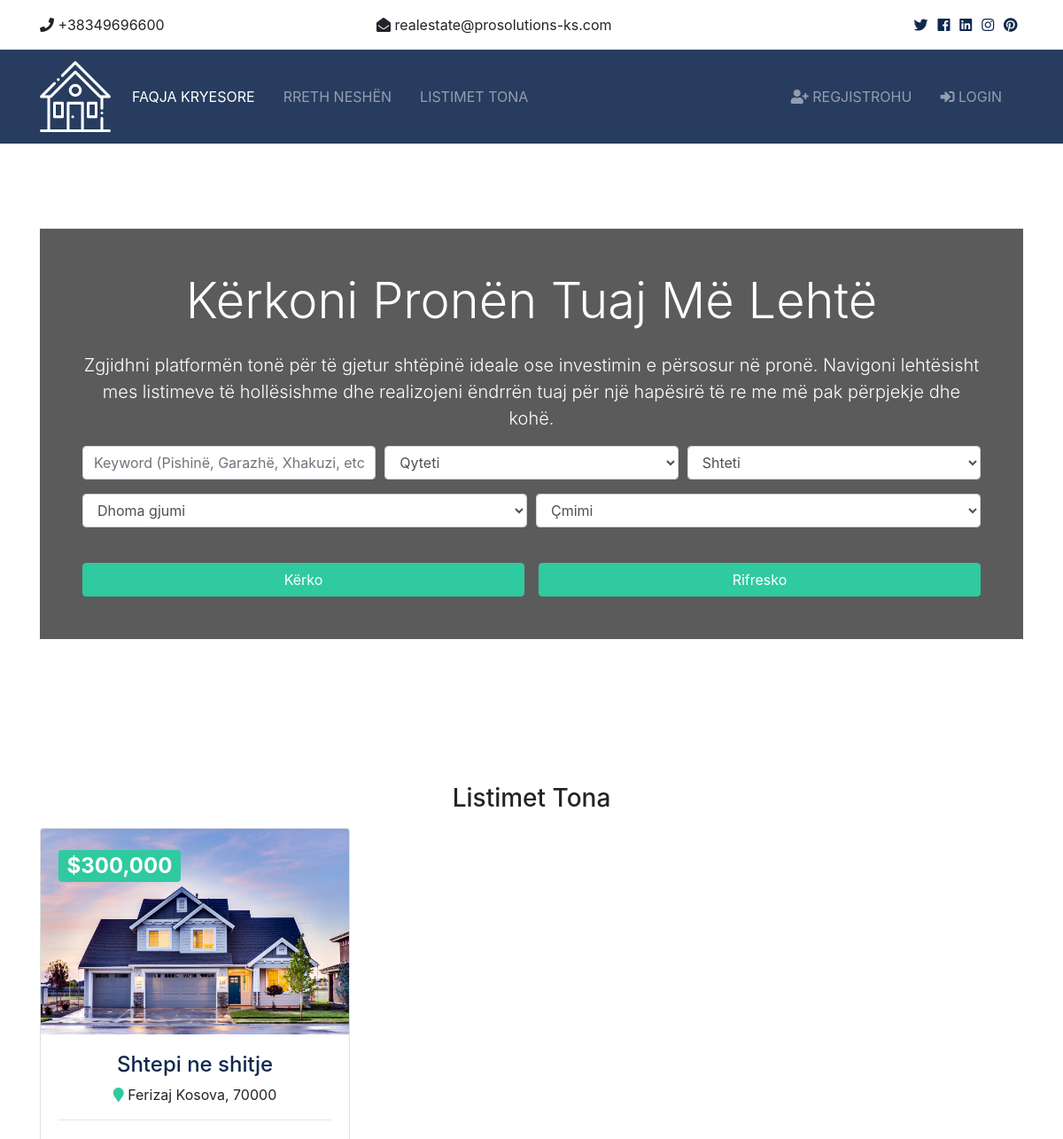
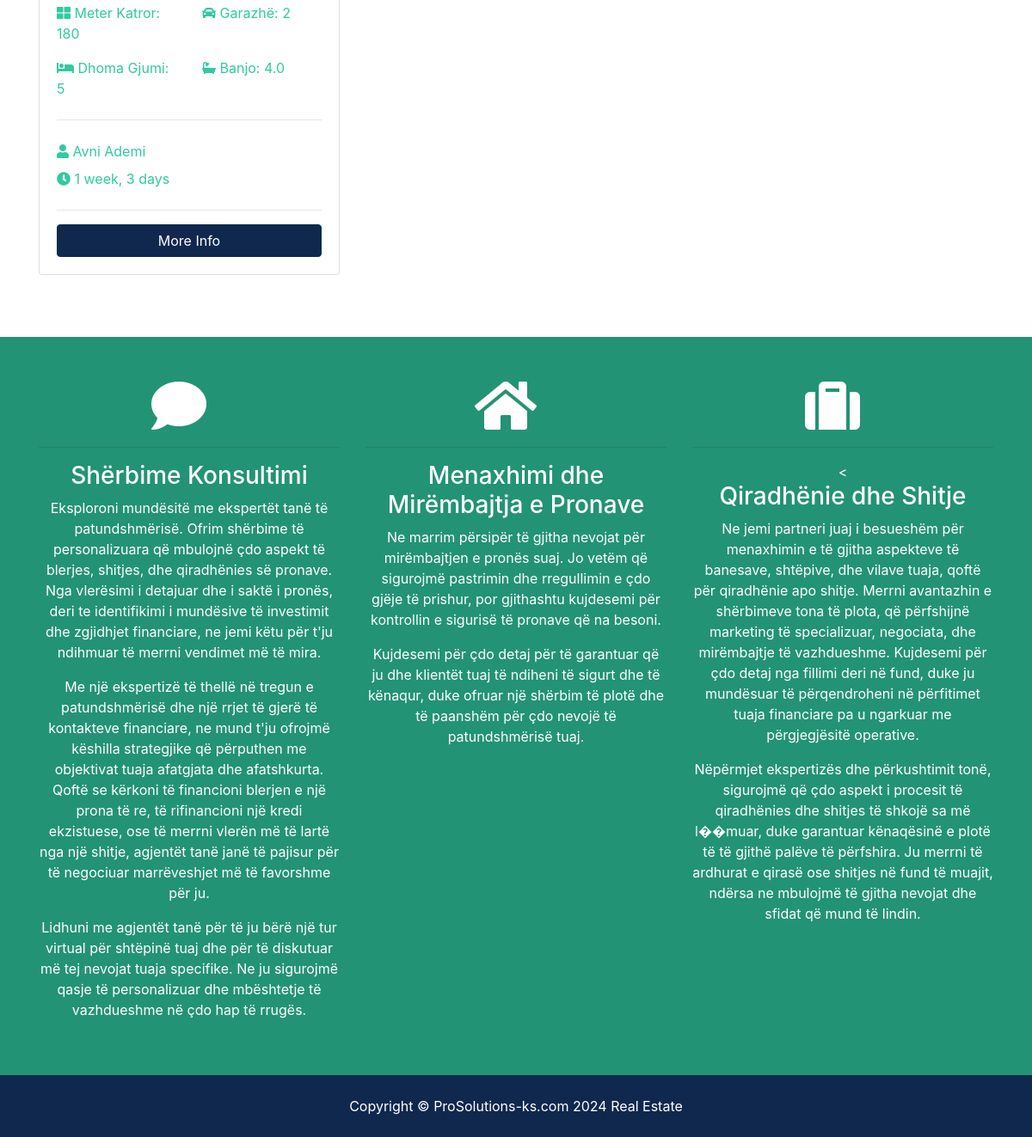
The page / on the database its author committed (2 pictures, top to bottom).
### listings/models.py (models this page shows, shortened)
class Listing(models.Model):
  realtor = models.ForeignKey(Realtor, on_delete=models.DO_NOTHING)
  title = models.CharField(max_length=200)
  address = models.CharField(max_length=200)
  city = models.CharField(max_length=100)
  state = models.CharField(max_length=100)
  zipcode = models.CharField(max_length=20)
  type = models.CharField(max_length=100, default='Shtepi') #default
  description = models.TextField(blank=True)
  price = models.IntegerField()
  bedrooms = models.IntegerField()
  bathrooms = models.DecimalField(max_digits=2, decimal_places=1)
  garage = models.IntegerField(default=0)
  sqft = models.IntegerField()
  lot_size = models.DecimalField(max_digits=5, decimal_places=1)
  photo_main = models.ImageField(upload_to='photos/%Y/%m/%d/')
  photo_1 = models.ImageField(upload_to='photos/%Y/%m/%d/', blank=True)
  photo_2 = models.ImageField(upload_to='photos/%Y/%m/%d/', blank=True)
  photo_3 = models.ImageField(upload_to='photos/%Y/%m/%d/', blank=True)
  photo_4 = models.ImageField(upload_to='photos/%Y/%m/%d/', blank=True)
  photo_5 = models.ImageField(upload_to='photos/%Y/%m/%d/', blank=True)
  photo_6 = models.ImageField(upload_to='photos/%Y/%m/%d/', blank=True)
  is_published = models.BooleanField(default=True)
  list_date = models.DateTimeField(default=datetime.now, blank=True)

### realtors/models.py (models this page shows)
class Realtor(models.Model):
  name = models.CharField(max_length=200)
  photo = models.ImageField(upload_to='photos/%Y/%m/%d/')
  description = models.TextField(blank=True)
  phone = models.CharField(max_length=20)
  email = models.CharField(max_length=50)
  is_mvp = models.BooleanField(default=False)
  hire_date = models.DateTimeField(default=datetime.now, blank=True)
  def __str__(self):
    return self.name

### pages/views.py (the view)
# urls.py: path('', views.index, name='listings'),
def index(request):
    listings = Listing.objects.order_by('-list_date').filter(is_published=True)[:3]
    context = {
        'listings': listings,
        'state_choices': state_choices,
        'bedroom_choices': bedroom_choices,
        'price_choices': price_choices,
        'cities_choices': cities_choices
    }
    return render(request, 'pages/index.html', context)

### templates/pages/index.html (shortened to what this page needs)
{% extends 'base.html' %}
{% load humanize %}
{% block content %}
<section id="showcase">
    <div class="container text-center">
      <div class="home-search p-5">
        <div class="overlay p-5">
          <h1 class="display-4 mb-4">
            Kërkoni Pronën Tuaj Më Lehtë
          </h1>
          <p class="lead">Zgjidhni platformën tonë për të gjetur shtëpinë ideale ose investimin e përsosur në pronë. Navigoni lehtësisht mes listimeve të hollësishme dhe realizojeni ëndrrën tuaj për një hapësirë të re me më pak përpjekje dhe kohë.</p>
          <div class="search">
            <form action="{% url 'search' %}">
              <div class="form-row">
                <div class="col-md-4 mb-3">
                  <input type="text" name="keywords" class="form-control" placeholder="Keyword (Pishinë, Garazhë, Xhakuzi, etc)">
                </div>
                <div class="col-md-4 mb-3">
                  <select name="city" class="form-control">
                    <option selected="false" disabled="disabled">Qyteti</option>
                  </select>
                </div>
                <div class="col-md-4 mb-3">
                  <select name="state" class="form-control">
                    <option selected="false" disabled="enabled">Shteti</option>
                  </select>
                </div>
              </div>
              <div class="form-row">
                <div class="col-md-6 mb-3">
                  <select name="bedrooms" class="form-control">
                    <option selected="true" disabled="disabled">Dhoma gjumi</option>
                  </select>
                </div>
                <div class="col-md-6 mb-3">
                  <select name="price" class="form-control" id="type">
                    <option selected="true" disabled="disabled">Çmimi</option>
                  </select>
                </div>
              </div>
                <div style="display: flex; justify-content: space-between; align-items: center;">
                  <button class="btn btn-secondary btn-block mt-4 mr-3" type="submit">Kërko</button>
                  <button class="btn btn-secondary btn-block mt-4" type="reset">Rifresko</button>
                </div>
            </form>
          </div>
        </div>
      </div>
    </div>
  </section>
<br>
  <section id="listings" class="py-5">
    <div class="container">
      <h3 class="text-center mb-3">Listimet Tona</h3>
      <div class="row">
        {% if listings %}
          {% for listing in listings %}
            <div class="col-md-6 col-lg-4 mb-4">
              <div class="card listing-preview">
                <img class="card-img-top" src="{{ listing.photo_main.url }}" alt="">
                <div class="card-img-overlay">
                  <h2>
                    <span class="badge badge-secondary text-white">${{ listing.price | intcomma }}</span>
                  </h2>
                </div>
                <div class="card-body">
                  <div class="listing-heading text-center">
                    <h4 class="text-primary">{{ listing.title }}</h4>
                    <p>
                      <i class="fas fa-map-marker text-secondary"></i> {{ listing.city }} {{ listing.state }}, {{ listing.zipcode }}</p>
                  </div>
                  <hr>
                  <div class="row py-2 text-secondary">
                    <div class="col-6">
                      <i class="fas fa-th-large"></i> Meter Katror: {{ listing.sqft }}</div>
                    <div class="col-6">
                      <i class="fas fa-car"></i> Garazhë: {{ listing.garage }}</div>
                  </div>
                  <div class="row py-2 text-secondary">
                    <div class="col-6">
                      <i class="fas fa-bed"></i> Dhoma Gjumi: {{ listing.bedrooms }}</div>
                    <div class="col-6">
                      <i class="fas fa-bath"></i> Banjo: {{ listing.bathrooms }}</div>
                  </div>
                  <hr>
                  <div class="row py-2 text-secondary">
                    <div class="col-6">
                      <i class="fas fa-user"></i> {{ listing.realtor }}</div>
                  </div>
                  <div class="row text-secondary pb-2">
                    <div class="col-6">
                      <i class="fas fa-clock"></i> {{ listing.list_date | timesince }}</div>
                  </div>
                  <hr>
                  <a href="{% url 'listing' listing.id %}" class="btn btn-primary btn-block">More Info</a>
                </div>
              </div>
            </div>
          {% endfor %}
        {% else %}
          <div class="col-md-12">
            <p>Nuk ka listimet</p>
          </div>
        {% endif %}
      </div>
    </div>
  </section>
  <section id="services" class="py-5 bg-secondary text-white">
    <div class="container">
      <div class="row text-center">
        <div class="col-md-4">
          <i class="fas fa-comment fa-4x mr-4"></i>
          <hr>
          <h3>Shërbime Konsultimi</h3>
          <p>Eksploroni mundësitë me ekspertët tanë të patundshmërisë. Ofrim shërbime të personalizuara që mbulojnë çdo aspekt të blerjes, shitjes, dhe qiradhënies së pronave.
            Nga vlerësimi i detajuar dhe i saktë i pronës, deri te identifikimi i mundësive të investimit dhe zgjidhjet financiare, ne jemi këtu për t'ju ndihmuar të merrni vendimet më të mira.</p>
          <p>Me një ekspertizë të thellë në tregun e patundshmërisë dhe një rrjet të gjerë të kontakteve financiare, ne mund t'ju ofrojmë këshilla strategjike që përputhen me objektivat tuaja afatgjata dhe afatshkurta.
            Qoftë se kërkoni të financioni blerjen e një prona të re, të rifinancioni një kredi ekzistuese, ose të merrni vlerën më të lartë nga një shitje, agjentët tanë janë të pajisur për të negociuar marrëveshjet më të favorshme për ju.</p>
          <p>Lidhuni me agjentët tanë për të ju bërë një tur virtual për shtëpinë tuaj dhe për të diskutuar më tej nevojat tuaja specifike.
            Ne ju sigurojmë qasje të personalizuar dhe mbështetje të vazhdueshme në çdo hap të rrugës.</p>
        </div>
        <div class="col-md-4">
          <i class="fas fa-home fa-4x mr-4"></i>
          <hr>
          <h3>Menaxhimi dhe Mirëmbajtja e Pronave</h3>
            <p>Ne marrim përsipër të gjitha nevojat për mirëmbajtjen e pronës suaj. Jo vetëm që sigurojmë pastrimin dhe rregullimin e çdo gjëje të prishur, por gjithashtu kujdesemi për kontrollin e sigurisë të pronave që na besoni.</p>
              <p>Kujdesemi për çdo detaj për të garantuar që ju dhe klientët tuaj të ndiheni të sigurt dhe të kënaqur, duke ofruar një shërbim të plotë dhe të paanshëm për çdo nevojë të patundshmërisë tuaj.</p>
        </div>
        <div class="col-md-4">
          <i class="fas fa-suitcase fa-4x mr-4"></i>
          <hr>
          <<h3>Qiradhënie dhe Shitje</h3>
          <p>Ne jemi partneri juaj i besueshëm për menaxhimin e të gjitha aspekteve të banesave, shtëpive, dhe vilave tuaja, qoftë për qiradhënie apo shitje.
            Merrni avantazhin e shërbimeve tona të plota, që përfshijnë marketing të specializuar, negociata, dhe mirëmbajtje të vazhdueshme.
            Kujdesemi për çdo detaj nga fillimi deri në fund, duke ju mundësuar të përqendroheni në përfitimet tuaja financiare pa u ngarkuar me përgjegjësitë operative.</p>
          <p>Nëpërmjet ekspertizës dhe përkushtimit tonë, sigurojmë që çdo aspekt i procesit të qiradhënies dhe shitjes të shkojë sa më l��muar, duke garantuar kënaqësinë e plotë të të gjithë palëve të përfshira.
              Ju merrni të ardhurat e qirasë ose shitjes në fund të muajit, ndërsa ne mbulojmë të gjitha nevojat dhe sfidat që mund të lindin.</p>
        </div>
      </div>
    </div>
  </section>
{% endblock %}

### realestate/static/css/all.css (style rules this page uses)
.fa, .fas, .far, .fal, .fab { -moz-osx-font-smoothing: grayscale; -webkit-font-smoothing: antialiased; display: inline-block; font-style: normal; font-variant: normal; text-rendering: auto; line-height: 1; }
.fa-4x { font-size: 4em; }
.fa-bath:before { content: "\f2cd"; }
.fa-bed:before { content: "\f236"; }
.fa-car:before { content: "\f1b9"; }
.fa-clock:before { content: "\f017"; }
.fa-comment:before { content: "\f075"; }
.fa-home:before { content: "\f015"; }
.fa-map-marker:before { content: "\f041"; }
.fa-suitcase:before { content: "\f0f2"; }
.fa-th-large:before { content: "\f009"; }
.fa-user:before { content: "\f007"; }
.fa, .fas { font-family: 'Font Awesome 5 Free'; font-weight: 900; }

### realestate/static/css/style.css (style rules this page uses)
.btn-secondary { color: #fff !important; }
img { width: 100%; }
#showcase { background: url(../img/showcase.jpg) no-repeat top center fixed/cover; position: relative; min-height: 650px; color: #fff; padding-top: 6rem; }
#showcase .home-search { min-height: 400px; position: relative; border-radius: 5px; }
#showcase .overlay { content: ''; position: absolute; top: 0; left: 0; min-height: 400px; width: 100%; background: rgba(51, 51, 51, 0.8); }
#services { background: url(../img/building.jpg) no-repeat top center fixed/cover; min-height: 300px; position: relative; overflow: hidden; }
#services::before { content: ''; position: absolute; top: 0; left: 0; min-height: 100%; width: 100%; background: rgba(32, 134, 107, 0.8); }
.listing-preview a { position: relative; }

### rows shown on the page
Listing: photo_main (picture), price "300,000", title "Shtepi ne shitje", city "Ferizaj", state "Kosova", zipcode "70000", sqft "180", garage "2", bedrooms "5", bathrooms "4.0", realtor "Avni Ademi", list_date "1 week, 3 days"
